Frame 1 (no input): blank canvas, image omitted
Frame 60 (the mouse pressed at the canvas centre just before this capture): blank canvas, image omitted
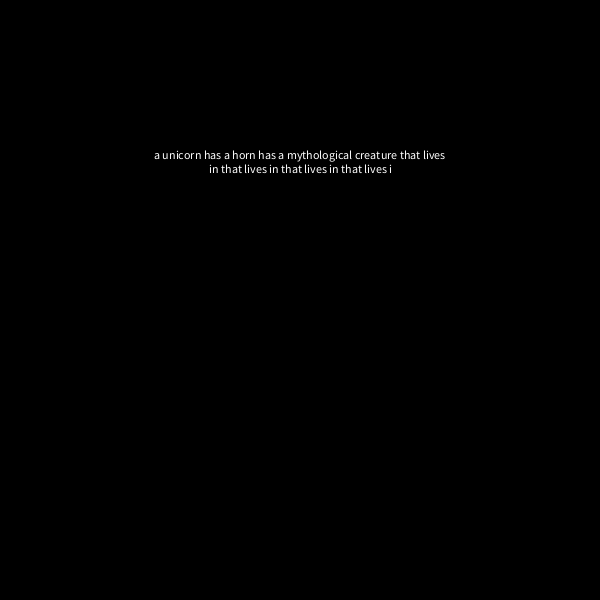
Frame 120 (the mouse held since frame 60 and released just before this capture)

The Processing sketch whose frames 1 and 60 were blank and that drew this single picture after the mouse press (run headless with seeded random() and noise(); from frame 60 on, the mouse is pressed at the canvas centre):

// Processing sketch: sketch_190403a
// ── sketch_190403a.pde
String text = "a unicorn has a horn and is a mythological creature that lives in the forrest";

int order = 3;

int generatedTextLength = 100;

HashMap<String, ArrayList<String>>chain;

void setup(){
  size(600,600);
  chain = new HashMap<String, ArrayList<String>>();
  for(int i =0; i < text.length() - order; i++){
    String gram = text.substring(i, i+order);
    ArrayList<String> characters;
    if(!chain.containsKey(gram)){
      characters = new ArrayList<String>();
      chain.put(gram, characters);
    }else{
      characters = chain.get(gram);
    }
    characters.add(text.substring(i+order, i+order+1));
  }
}
void draw(){
  background(0);
  fill(255);
  textAlign(CENTER);
  text(result, width/4, height/4, width/2, height/4);
}
String result = " ";
void mousePressed(){
  String currentGram = text.substring(0, order);
  result = currentGram;
  for(int i= 0; i<generatedTextLength; i++){
    if(chain.containsKey(currentGram)){
      ArrayList<String> characters=chain.get(currentGram);
      result += characters.get(round(random(characters.size()-1)));
      currentGram = result.substring(result.length()-order, result.length());
    }
  }
}
